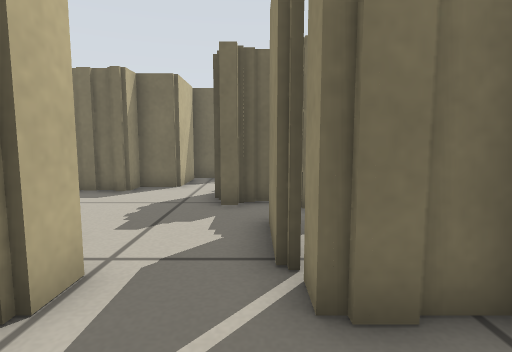
view 1 (above)

19 first-person views from a walk through a Stage world. The camera is 0.39 m above the floor, tilts 6° down and sees 80° across. The lines on the ground mark 1 m squares. The floor is counted in squares, 0.25 m on a side. Each view is taken from the middle of a square. On the plan, view 1 faces up. The plan holds only what a view shows up to about 15 squares ahead; the rest is blank. The place goes on beyond the plan. The robots in the file are not drawn.

view 2
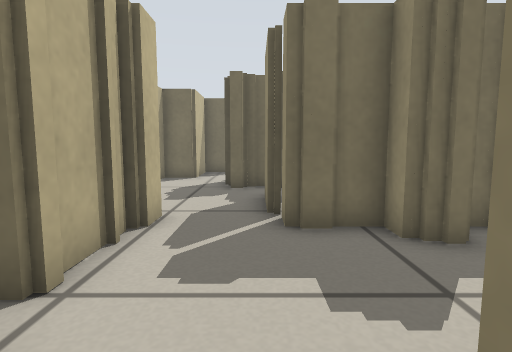

view 3
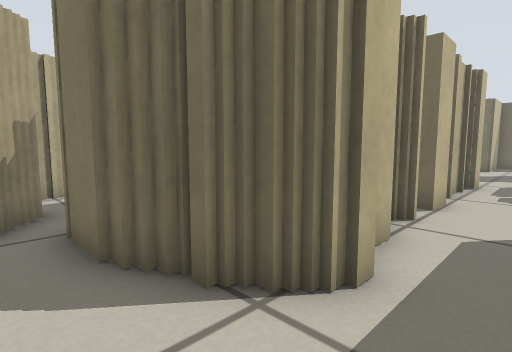

view 4
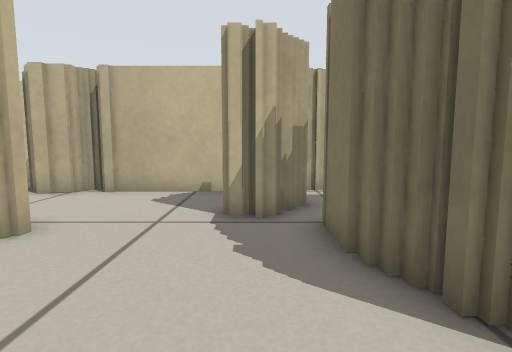

view 5
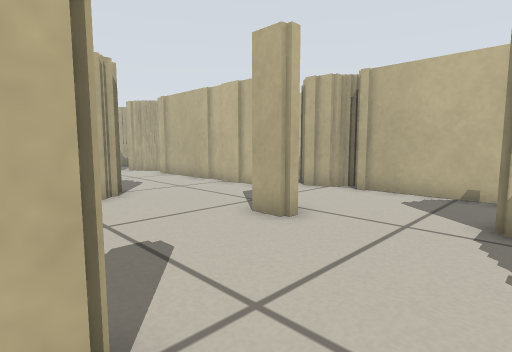

view 6
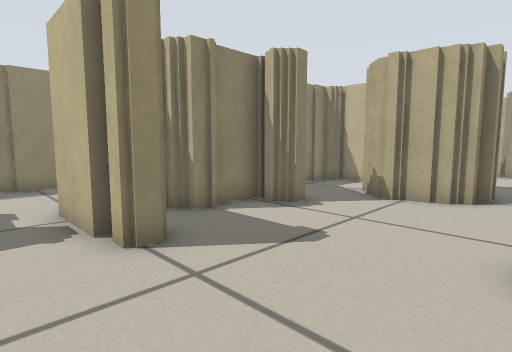

view 7
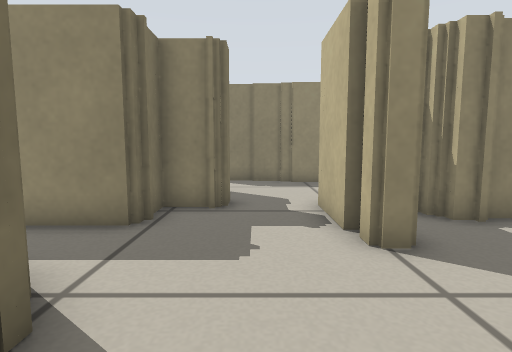

view 8
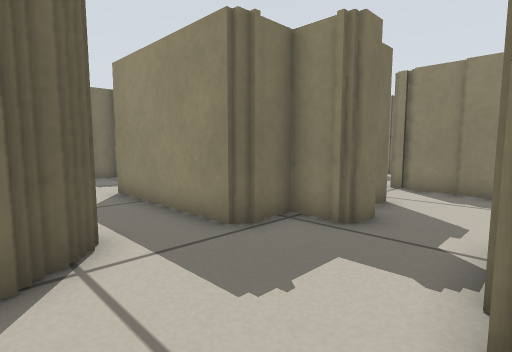

view 9
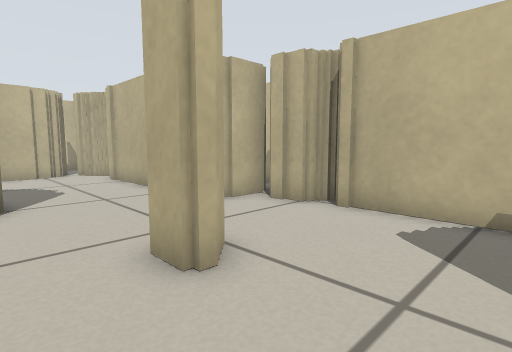

view 10
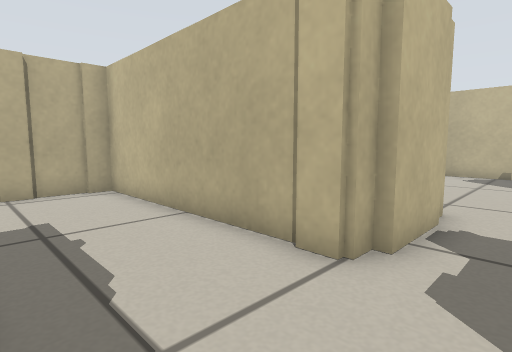

view 11
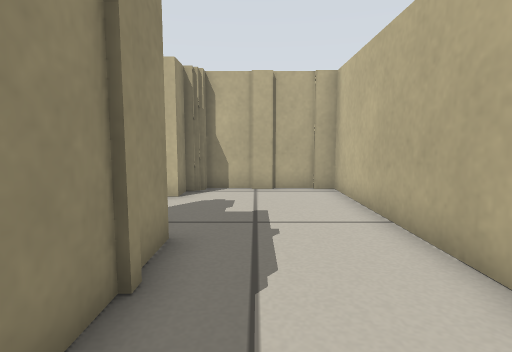

view 12
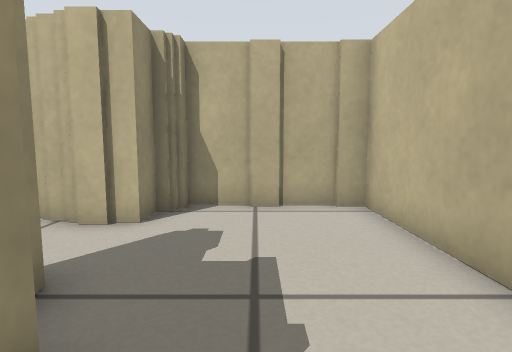

view 13
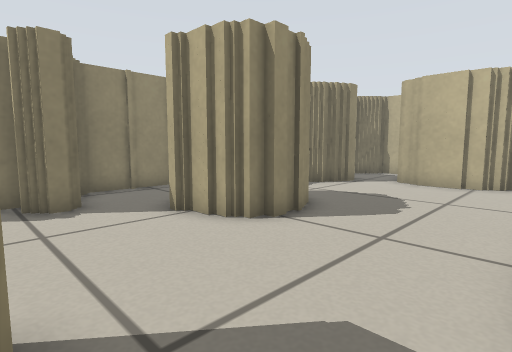

view 14
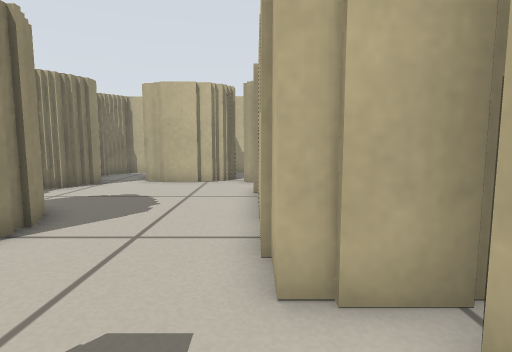

view 15
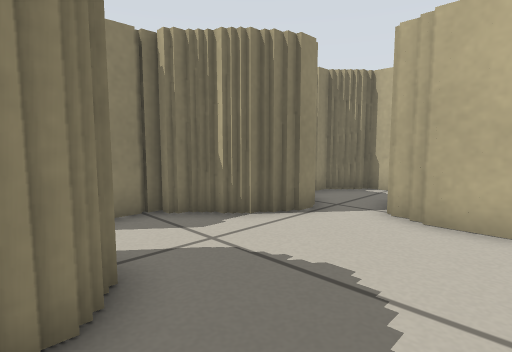

view 16
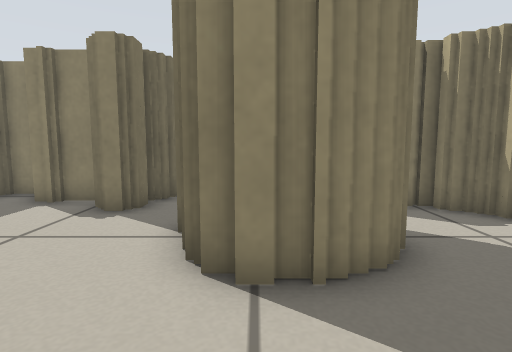

view 17
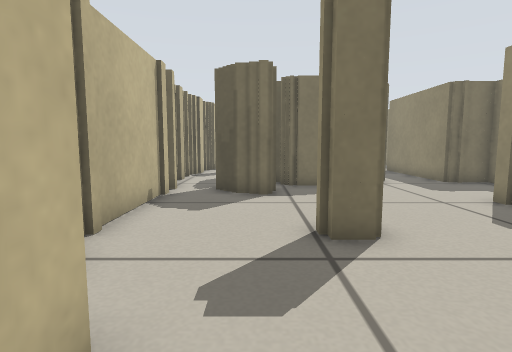

view 18
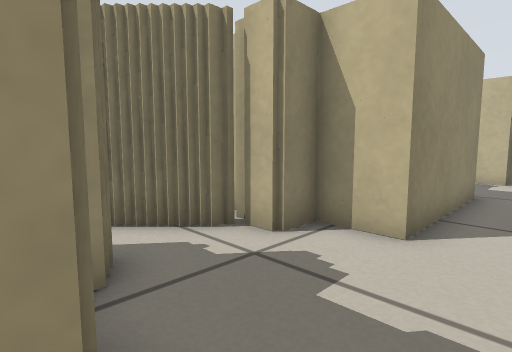

view 19
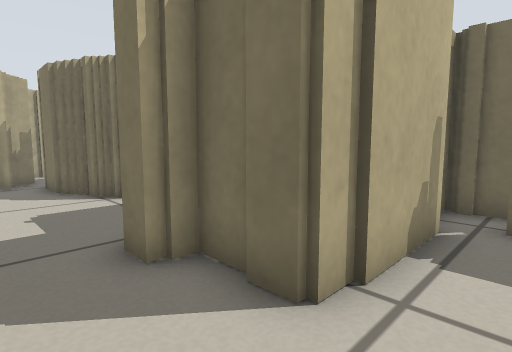

### Floor plan
Key: @ floor where view 1 was taken; # wall or solid block; . floor; T thing the floor can be seen under or through.
Columns run from 11 left of view 1 to 11 right of it. Each row starts with its distance up from view 1.
 14         ##
 13         #.
 12         #.
 11        ##.
 10      ###..
  9       ....#
  8       ....###
  7        .....#
  6        ....##
  5          ..#
  4          ..##
  3          #..####
  2          #..###
  1          #......#
  0         ##.@...##
 -1          #...###
 -2          #..######
 -3          #..#   #
 -4          #..#
 -5  #.      #..#    #
 -6  ..      #..#    #.
 -7  #.      #..#    #.
 -8  #.. TTT##..######.#
 -9  #.TTTTT.....####..#
-10  #.###.............#
-11  #.................#
-12  #.........####...##
-13  #...........##...##
-14  #..........###...##
-15 ##....#.....###...##
-16  #.........####....#
-17  #.........####......
-18  ###.........##.......
-19    #....###...#....####
-20    #...## ##. # ...#
-21    #...##   .#######
-22    #....#   ##
-23    #........#
-24    #.......##
-25    #......###
-26    #......#
-27    #.....##
-28    #######

Where each view was taken, in squares from view 1:
view 1: 0 up, 0 right, facing up
view 2: 3 down, 0 right, facing up
view 3: 10 down, 0 right, facing up-left
view 4: 10 down, 0 right, facing left
view 5: 10 down, 0 right, facing down-left
view 6: 10 down, 5 left, facing down-right
view 7: 10 down, 5 left, facing right
view 8: 12 down, 3 left, facing up-right
view 9: 11 down, 3 left, facing down-left
view 10: 10 down, 7 right, facing down-left
view 11: 10 down, 6 right, facing down
view 12: 13 down, 6 right, facing down
view 13: 15 down, 8 left, facing down-right
view 14: 15 down, 8 left, facing down
view 15: 21 down, 6 left, facing down-right
view 16: 20 down, 7 left, facing right
view 17: 20 down, 7 left, facing up
view 18: 3 up, 1 left, facing down-right
view 19: 11 down, 7 right, facing up-left
